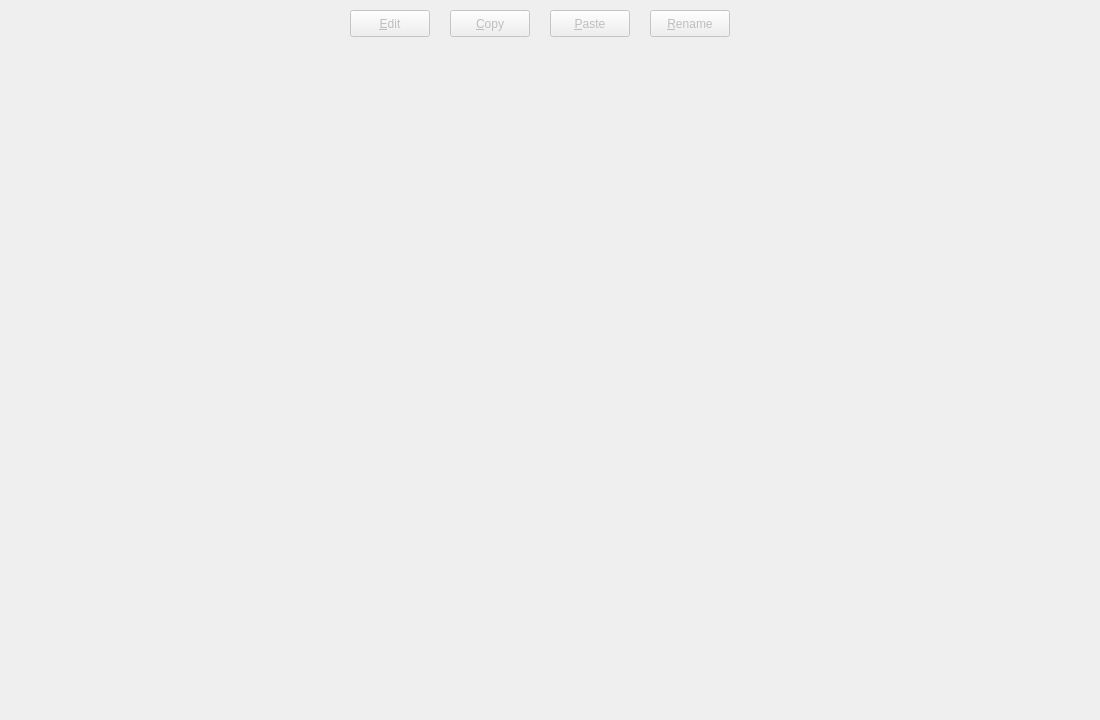
    <widget class="QWidget" name="EWI_tab" >
     <attribute name="title" >
      <string>EWI Patch Set</string>
     </attribute>
     <widget class="QWidget" native="1" name="patchSet_widget" >
      <property name="geometry" >
       <rect>
        <x>0</x>
        <y>40</y>
        <width>1091</width>
        <height>671</height>
       </rect>
      </property>
     </widget>
     <widget class="QPushButton" name="editPatch_pushButton" >
      <property name="enabled" >
       <bool>false</bool>
      </property>
      <property name="geometry" >
       <rect>
        <x>350</x>
        <y>10</y>
        <width>80</width>
        <height>27</height>
       </rect>
      </property>
      <property name="text" >
       <string>&amp;Edit</string>
      </property>
     </widget>
     <widget class="QPushButton" name="copyPatch_pushButton" >
      <property name="enabled" >
       <bool>false</bool>
      </property>
      <property name="geometry" >
       <rect>
        <x>450</x>
        <y>10</y>
        <width>80</width>
        <height>27</height>
       </rect>
      </property>
      <property name="text" >
       <string>&amp;Copy</string>
      </property>
     </widget>
     <widget class="QPushButton" name="pastePatch_pushButton" >
      <property name="enabled" >
       <bool>false</bool>
      </property>
      <property name="geometry" >
       <rect>
        <x>550</x>
        <y>10</y>
        <width>80</width>
        <height>27</height>
       </rect>
      </property>
      <property name="text" >
       <string>&amp;Paste</string>
      </property>
     </widget>
     <widget class="QPushButton" name="renamePatch_pushButton" >
      <property name="enabled" >
       <bool>false</bool>
      </property>
      <property name="geometry" >
       <rect>
        <x>650</x>
        <y>10</y>
        <width>80</width>
        <height>27</height>
       </rect>
      </property>
      <property name="text" >
       <string>&amp;Rename</string>
      </property>
     </widget>
    </widget>
